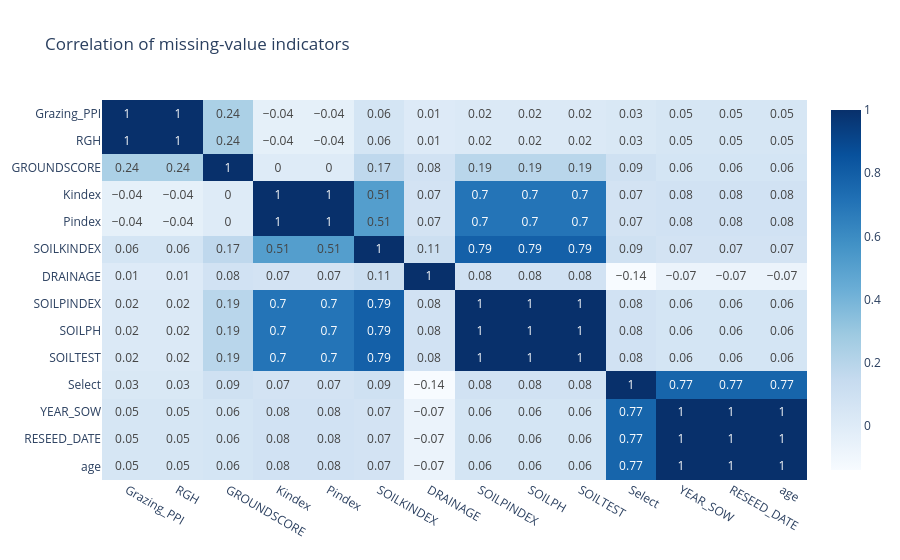

Write notebook code for a chart like this one.
### Code cell
# =============================================================================
# MISSING DATA GROUPS
# =============================================================================
section("Columns that are missing together")
# columns with exactly the same missing rows form one group
mask = df[missing.index].isna()
groups = {}
for col in missing.index:
    groups.setdefault(mask[col].values.tobytes(), []).append(col)
missing_groups = pd.DataFrame([{"columns": ", ".join(cols), "missing_rows": int(mask[cols[0]].sum())}
                               for cols in groups.values()]).sort_values("missing_rows", ascending=False)
print(missing_groups.to_string(index=False))

# correlation of the missing indicators: close to 1 = missing in the same rows
miss_corr = mask[[c for c in missing.index if missing.loc[c, "missing"] > 100]].astype(int).corr()
fig = px.imshow(miss_corr.round(2), text_auto=True, color_continuous_scale="Blues", aspect="auto",
                title="Correlation of missing-value indicators")
fig.show()

### Figure 1 — Plotly figure (JSON) as saved in the notebook; plotly's stock layout.template omitted (floating-point values rounded to 4 significant figures; data arrays with more than 128 entries replaced by an {"elided": "..."} marker saying what was removed)
{"data": [{"coloraxis": "coloraxis", "hovertemplate": "x: %{x}<br>y: %{y}<br>color: %{z}<extra></extra>", "name": "0", "texttemplate": "%{z}", "type": "heatmap", "x": ["Grazing_PPI", "RGH", "GROUNDSCORE", "Kindex", "Pindex", "SOILKINDEX", "DRAINAGE", "SOILPINDEX", "SOILPH", "SOILTEST", "Select", "YEAR_SOW", "RESEED_DATE", "age"], "xaxis": "x", "y": ["Grazing_PPI", "RGH", "GROUNDSCORE", "Kindex", "Pindex", "SOILKINDEX", "DRAINAGE", "SOILPINDEX", "SOILPH", "SOILTEST", "Select", "YEAR_SOW", "RESEED_DATE", "age"], "yaxis": "y", "z": {"elided": "14x14 float values"}}], "layout": {"coloraxis": {"colorscale": [[0.0, "rgb(247,251,255)"], [0.125, "rgb(222,235,247)"], [0.25, "rgb(198,219,239)"], [0.375, "rgb(158,202,225)"], [0.5, "rgb(107,174,214)"], [0.625, "rgb(66,146,198)"], [0.75, "rgb(33,113,181)"], [0.875, "rgb(8,81,156)"], [1.0, "rgb(8,48,107)"]]}, "title": {"text": "Correlation of missing-value indicators"}, "xaxis": {"anchor": "y", "domain": [0.0, 1.0]}, "yaxis": {"anchor": "x", "autorange": "reversed", "domain": [0.0, 1.0]}}}
